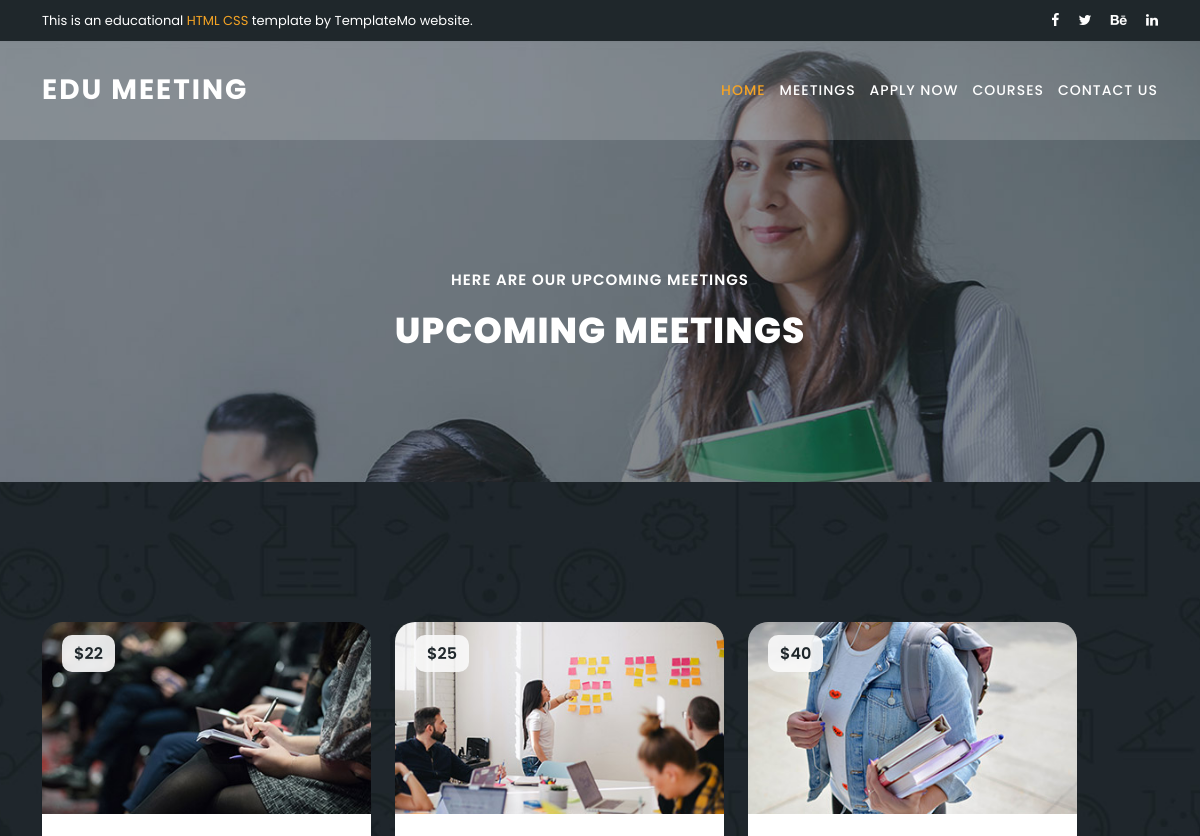
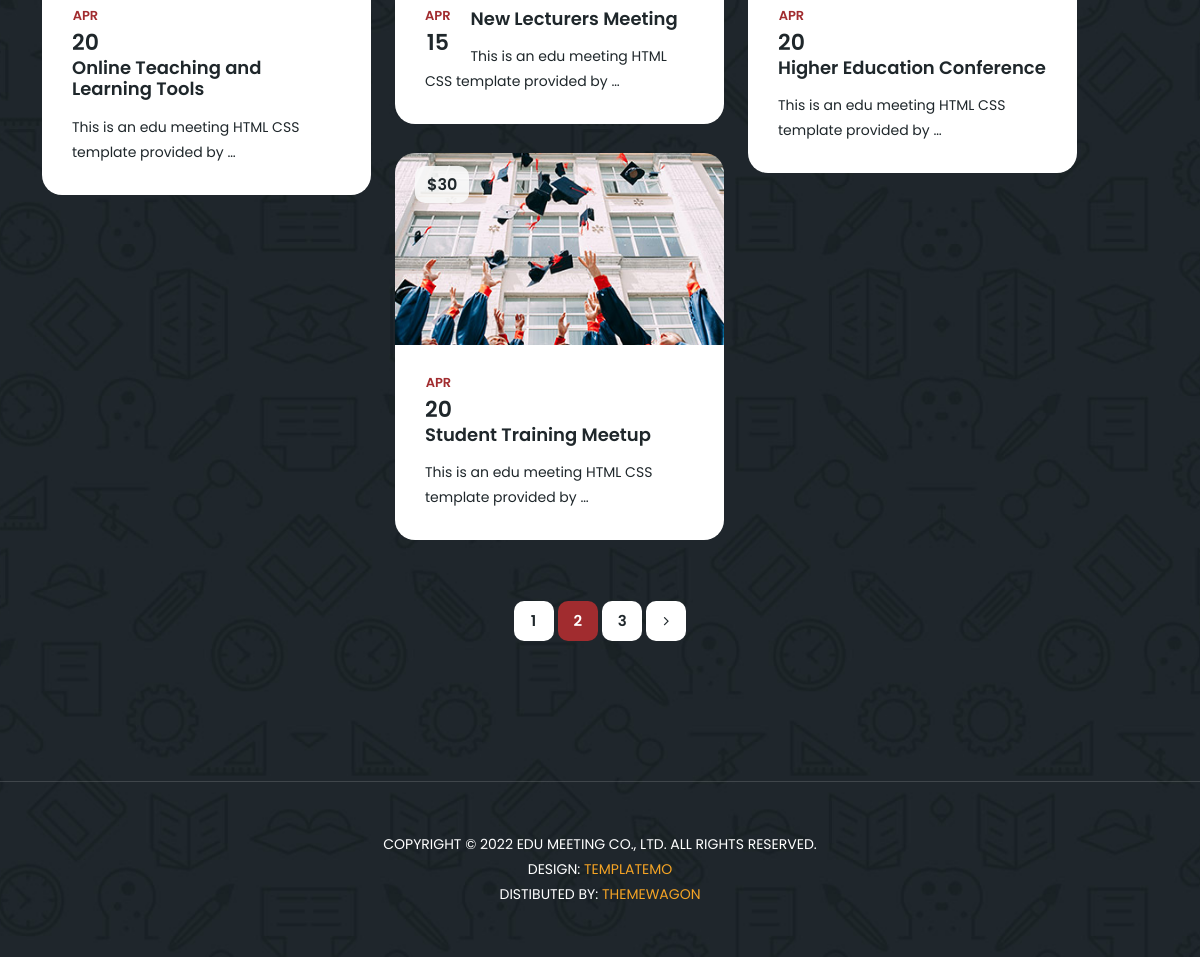
Screenshot of /meetings/ with the database file from the repository (2 pictures, top to bottom).
### meetting/models.py (models this page shows, shortened)
class Meeting(models.Model):
    title = models.CharField(max_length=255)
    content = models.TextField(blank=True, null=True)
    price = models.IntegerField()
    photo = models.ImageField(upload_to='meeting/', help_text="Image size should be 370x215.")
    location = models.CharField(max_length=255)
    class Meta:
        verbose_name = 'Meeting'
        verbose_name_plural = 'Meetings'

class TimeMeeting(models.Model):
    meeting = models.ForeignKey(Meeting, on_delete=models.CASCADE)
    date_meeting_1 = models.DateField(blank=True, null=True)
    time_meeting_1 = models.TimeField(blank=True, null=True)
    date_meeting_2 = models.DateField(blank=True, null=True)
    time_meeting_2 = models.TimeField(blank=True, null=True)

### meetting/views.py (the view)
# urls.py: path('meetings/', meeting_list, name='meetings'),
def meeting_list(request):
    meetings = Meeting.objects.all()
    context = {
        'meetings': meetings,
        "title": "Meetings"
    }
    return render(request, 'meetting/meetings.html', context)

### meetting/templates/meetting/meetings.html (shortened to what this page needs)
{% extends 'base.html' %}
{% load static %}
{% block main %}
<section class="heading-page header-text" id="top">
    <div class="container">
        <div class="row">
            <div class="col-lg-12">
                <h6>Here are our upcoming meetings</h6>
                <h2>Upcoming Meetings</h2>
            </div>
        </div>
    </div>
</section>
<section class="meetings-page" id="meetings">
    <div class="container">
        <div class="row">
            <div class="col-lg-12">
                <div class="row">
                    <div class="col-lg-12">
                        <div class="row grid">
                            {% for meeting in meetings %}
                            <div class="col-lg-4 templatemo-item-col all soon">
                                <div class="meeting-item">
                                    <div class="thumb">
                                        <div class="price">
                                            <span>${{ meeting.price }}</span>
                                        </div>
                                        <a href="{% url 'meeting_detail' meeting.pk %}"><img
                                                src="{{ meeting.photo.url }}" alt=""></a>
                                    </div>
                                    <div class="down-content">
                                        <div class="date">
                                            <h6>
                                                {{ meeting.timemeeting_set.all.0.date_meeting_1|date:"M" }}
                                                <span>
                                            {{ meeting.timemeeting_set.all.0.date_meeting_1|date:"j" }}
                                        </span>
                                            </h6>
                                        </div>
                                        <a href="{% url 'meeting_detail' meeting.pk %}"><h4>{{ meeting.title }}</h4></a>
                                        <p>{{ meeting.content|truncatewords:10 }}</p>
                                    </div>
                                </div>
                            </div>
                            {% endfor %}
                        </div>
                    </div>
                    <div class="col-lg-12">
                        <div class="pagination">
                            <ul>
                                <li><a href="#">1</a></li>
                                <li class="active"><a href="#">2</a></li>
                                <li><a href="#">3</a></li>
                                <li><a href="#"><i class="fa fa-angle-right"></i></a></li>
                            </ul>
                        </div>
                    </div>
                </div>
            </div>
        </div>
    </div>
    <div class="footer">
        <p>Copyright © 2022 Edu Meeting Co., Ltd. All Rights Reserved.
            <br>
            Design: <a href="https://templatemo.com" target="_parent" title="free css templates">TemplateMo</a>
            <br>
            Distibuted By: <a href="https://themewagon.com" target="_blank"
                              title="Build Better UI, Faster">ThemeWagon</a>
        </p>
    </div>
</section>
{% endblock main %}

### templates/base.html (shortened to what this page needs)
{% load static %}
{% load social_share %}
<!doctype html>
<html lang="en">
<head>
    <link href="{% static 'vendor/bootstrap/css/bootstrap.min.css' %}" rel="stylesheet">
    <link rel="stylesheet" href="{% static 'assets/css/fontawesome.css' %}">
    <link rel="stylesheet" href="{% static 'assets/css/templatemo-edu-meeting.css' %}">
    <link rel="stylesheet" href="{% static 'assets/css/owl.css' %}">
    <link rel="stylesheet" href="{% static 'assets/css/lightbox.css' %}">
</head>
<body>
{% block header %}
  <div class="sub-header">
    <div class="container">
      <div class="row">
        <div class="col-lg-8 col-sm-8">
          <div class="left-content">
            <p>This is an educational <em>HTML CSS</em> template by TemplateMo website.</p>
          </div>
        </div>
        <div class="col-lg-4 col-sm-4">
          <div class="right-icons">
            <ul>
              <li><a href="#"><i class="fa fa-facebook"></i></a></li>
              <li><a href="#"><i class="fa fa-twitter"></i></a></li>
              <li><a href="#"><i class="fa fa-behance"></i></a></li>
              <li><a href="#"><i class="fa fa-linkedin"></i></a></li>
            </ul>
          </div>
        </div>
      </div>
    </div>
  </div>
  <header class="header-area header-sticky">
      <div class="container">
          <div class="row">
              <div class="col-12">
                  <nav class="main-nav">
                      <a href="{% url 'index' %}" class="logo">
                          Edu Meeting
                      </a>
                      <ul class="nav">
                          <li><a href="{% url 'index' %}" class="active">Home</a></li>
                          <li><a href="{% url 'meetings' %}">Meetings</a></li>
                          {% if 'meetings' in request.path %}
                          <li><a href="{% url 'index' %}">Apply Now</a></li>
                          <li><a href="{% url 'index' %}">Courses</a></li>
                          <li><a href="{% url 'index' %}">Contact Us</a></li>
                          {% else %}
                          <li class="scroll-to-section"><a href="#apply">Apply Now</a></li>
                          <li class="scroll-to-section"><a href="#courses">Courses</a></li>
                          <li class="scroll-to-section"><a href="#contact">Contact Us</a></li>
                          {% endif %}
                      </ul>
                  </nav>
              </div>
          </div>
      </div>
  </header>
{% endblock header %}
{% block main %}
{% endblock main %}
</body>
</html>

### rows the page displays
Meeting: price "22", photo (picture), timemeeting_set.all.0.date_meeting_1 "APR", timemeeting_set.all.0.date_meeting_1 "20", title "Online Teaching and Learning Tools", content "This is an edu meeting HTML CSS template provided by …"
Meeting: price "25", photo (picture), timemeeting_set.all.0.date_meeting_1 "APR", timemeeting_set.all.0.date_meeting_1 "15", title "New Lecturers Meeting", content "This is an edu meeting HTML CSS template provided by …"
Meeting: price "40", photo (picture), timemeeting_set.all.0.date_meeting_1 "APR", timemeeting_set.all.0.date_meeting_1 "20", title "Higher Education Conference", content "This is an edu meeting HTML CSS template provided by …"
Meeting: price "30", photo (picture), timemeeting_set.all.0.date_meeting_1 "APR", timemeeting_set.all.0.date_meeting_1 "20", title "Student Training Meetup", content "This is an edu meeting HTML CSS template provided by …"
